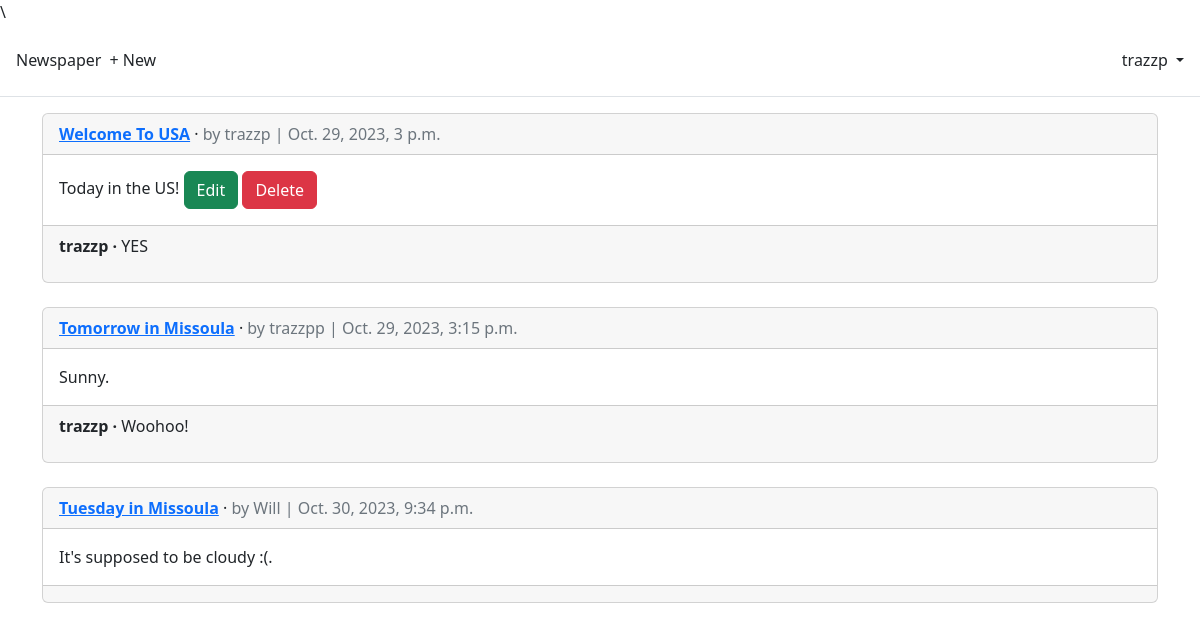
/articles/ (signed in), run on the app's committed database.
### accounts/models.py (models this page shows)
class CustomUser(AbstractUser):
    age = models.PositiveIntegerField(null=True, blank=True)

### articles/models.py (models this page shows, shortened)
class Article(models.Model):
    title = models.CharField(max_length=255)
    body = models.TextField()
    date = models.DateTimeField(auto_now_add=True)
    author = models.ForeignKey(
        get_user_model(),
        on_delete=models.CASCADE,
        related_name="comments",
    )
    def get_absolute_url(self):
        return reverse("article_detail", args=[str(self.id)])

class Comment(models.Model):
    article = models.ForeignKey(Article, on_delete=models.CASCADE)
    comment = models.CharField(max_length=140)
    author = models.ForeignKey(
        get_user_model(),
        on_delete=models.CASCADE,
    )
    def __str__(self) -> str:
        return self.comment

### articles/views.py (the view)
# urls.py: path("", ArticleListView.as_view(), name="article_list"),
class ArticleListView(LoginRequiredMixin, ListView):
    model = Article
    template_name = "article_list.html"

### templates/article_list.html (shortened to what this page needs)
{% extends "base.html" %}
{% block content %}
{% for article in article_list %}
<div class="card">
  <div class="card-header">
    <span class="fw-bold">
      <a href="{{article.get_absolute_url}}">{{ article.title }}</a>
    </span> &middot;
    <span class="text-muted">by {{ article.author }} |
    {{ article.date }}</span>
  </div>
  <div class="card-body">
    {{ article.body }}
    {% if article.author.pk == request.user.pk %}
    <a class="btn btn-success ml-2" href="{% url 'article_edit' article.pk %}">Edit</a>
    <a class="btn btn-danger ml-2" href="{% url 'article_delete' article.pk %}">Delete</a>
    {% endif %}
  </div>
  <div class="card-footer">
    {% for comment in article.comment_set.all %}
    <p>
      <span class="fw-bold">
        {{ comment.author }} &middot;
      </span>
      {{ comment }}
    </p>
    {% endfor %}
  </div>
</div>
<br />
{% endfor %}
{% endblock content %}

### templates/base.html (shortened to what this page needs)
\<html>
    <head>
        <link href="https://cdn.jsdelivr.net/npm/bootstrap@5.2.3/dist/css/bootstrap.min.css" rel="stylesheet">
    </head>
    <body>
        <header class="p-3 mb-3 border-bottom">
            <div class="d-flex flex-wrap align-items-center justify-content-center justify-content-lg-start">
                <a class="navbar-brand" href="{% url 'home' %}">Newspaper</a>
                <ul class="nav col-12 col-lg-auto me-lg-auto mb-2 justify-content-center mb-md-0">
                    {% if user.is_authenticated %}
                    <li><a href="{% url 'article_new' %}" class="nav-link px-2 link-dark">+ New</a></li>
                </ul>
                <div class="dropdown text-end">
                    <a href="#" class="d-block link-dark text-decoration-none dropdown-toggle" id="dropdownUser1" data-bs-toggle="dropdown" aria-expanded="false">
                        {{user.username}}
                    </a>
                </div>
                {% else %}
            </ul>
            <div class="text-end">
                <a href="{% url 'login' %}" class="btn btn-outline-primary me-2">Log in</a>
                <a href="{% url 'signup' %}" class="btn btn-primary">Sign Up</a>
            </div>
            {% endif %}
        </div>
</header>
        <main>
            <div class="container">
            {% block content %}
            {% endblock content %}
            </div>
        </main>
    </body>
</html>

### data on the page
CustomUser: username "trazzp"
Article: title "Welcome To USA", author "trazzp", date "Oct. 29, 2023, 3 p.m.", body "Today in the US!", shows "Edit"
Comment: author "trazzp", comment "YES"
Article: title "Tomorrow in Missoula", author "trazzpp", date "Oct. 29, 2023, 3:15 p.m.", body "Sunny."
Comment: author "trazzp", comment "Woohoo!"
Article: title "Tuesday in Missoula", author "Will", date "Oct. 30, 2023, 9:34 p.m.", body "It's supposed to be cloudy :(."
